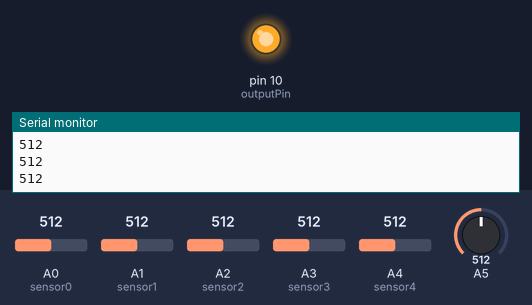
A sketch run on a simulated Arduino Uno, built with avr-gcc and run on an emulated ATmega328P. Shown: output pins drawn as LEDs (lit = HIGH), the last lines printed to the serial monitor. Inputs (shaded band) come from the test bench; at power-on: A3 (sensor3) = 512, A0 (sensor0) = 512, A1 (sensor1) = 512, A2 (sensor2) = 512, A4 (sensor4) = 512, A5 = 512. No radio packets arrive unless stated.

Above: at 1.2 s.
1.3 s: A3 (sensor3) set to 273
2.8 s: A3 (sensor3) set to 246
At 4.0 s:
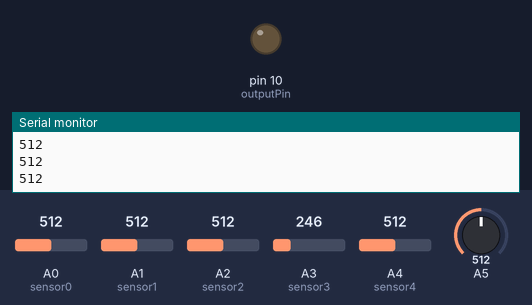
4.3 s: A3 (sensor3) set to 306
At 5.2 s:
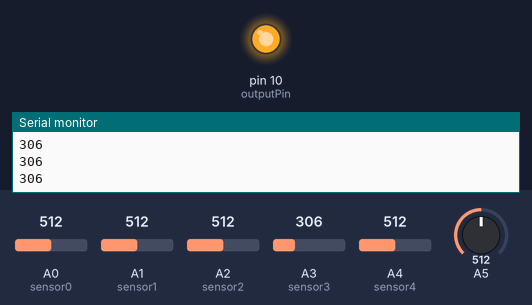
5.8 s: A3 (sensor3) set to 30
At 6.3 s:
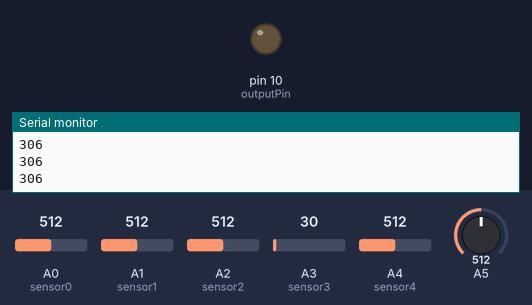
Timing chart, 0 to 8.3 s (numbered marks = the images above; inputs shaded):
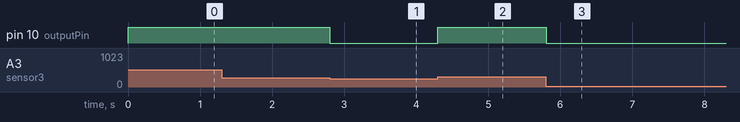

Measured:
- the behaviour switches between 256 and 255 on A3 (sensor3) (found by bisection; images 0 and 1)
- after the input at 2.8 s, pin 10 (outputPin): HIGH → LOW at once
- after the input at 4.3 s, pin 10 (outputPin): LOW → HIGH at once
- after the input at 5.8 s, pin 10 (outputPin): HIGH → LOW at once

The sketch:

Alat_sensor_api_transmitter.ino
```cpp
#include <SPI.h>
#include <nRF24L01.h>
#include <RF24.h>

int sensor0 = A0;
int sensor1 = A1;
int sensor2 = A2;
int sensor3 = A3;
int sensor4 = A4;

int nilaisensor0;
int nilaisensor1;
int nilaisensor2;
int nilaisensor3;
int nilaisensor4;
int sensorValue;

int outputPin = 10;

const uint64_t pipe = 0xE8E8F0F0E1LL;
RF24 radio(7, 8); // CE, CSN

void setup() {
  Serial.begin(9600);
  radio.begin();
  radio.openWritingPipe(pipe);
  radio.setDataRate(RF24_250KBPS);
  pinMode(outputPin, OUTPUT);
  digitalWrite(outputPin, LOW);
}

int i=0;

void loop() {
  nilaisensor0 = analogRead(sensor0);
  nilaisensor1 = analogRead(sensor1);
  nilaisensor2 = analogRead(sensor2);
  nilaisensor3 = analogRead(sensor3);
  nilaisensor4 = analogRead(sensor4);
  sensorValue = (nilaisensor0 + nilaisensor1 + nilaisensor2 +nilaisensor3 + nilaisensor3)/4;

  if(sensorValue  >= 512){
      digitalWrite(outputPin, HIGH);
      sensorValue = analogRead(sensorValue);
      radio.write(&sensorValue, sizeof(sensorValue));
      Serial.println(sensorValue);
      i=1;
  }else{
    digitalWrite(outputPin, LOW);
   if(i=1){
    sensorValue = analogRead(sensorValue);
    radio.write(&sensorValue, sizeof(sensorValue));
    i=0;
   }
  }
}
```
